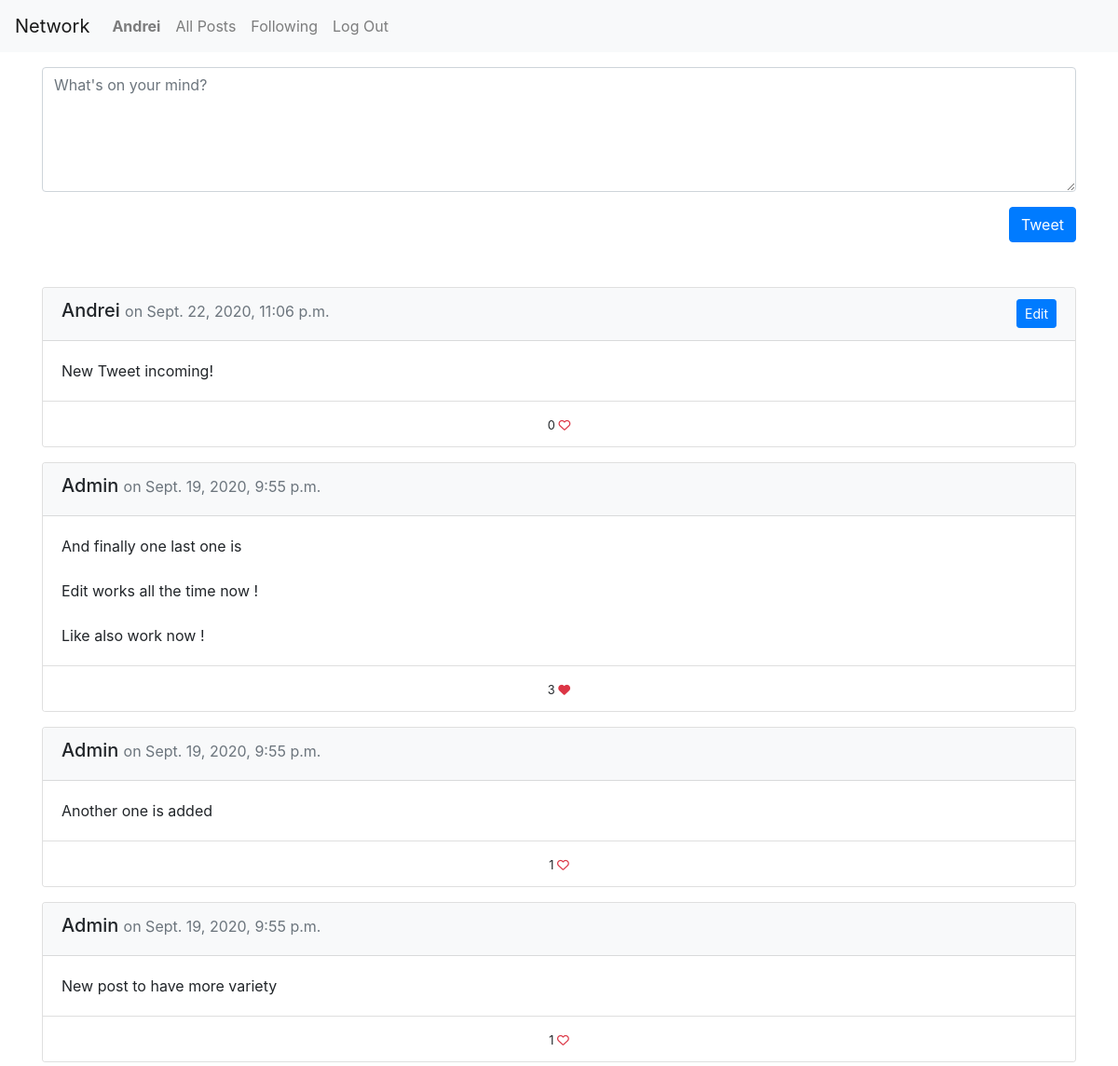
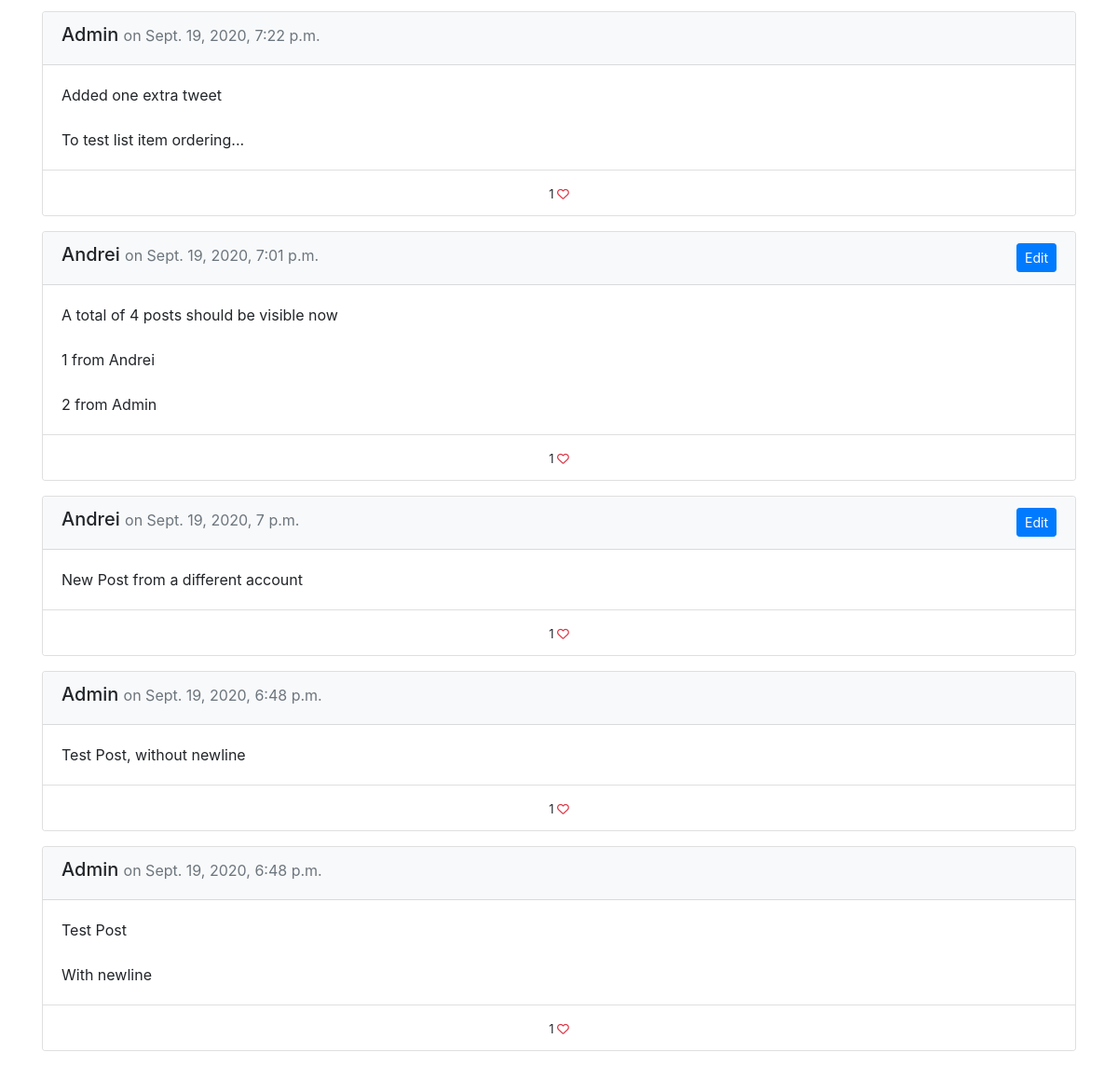
The app's page / (signed in) with its own data (2 pictures, top to bottom).
### network/models.py (models this page shows, shortened)
class User(AbstractUser):
    likes = models.ManyToManyField("Post", blank=True,
            related_name="likes")
    follows = models.ManyToManyField("self", blank=True, symmetrical=False,
              related_name="followers", default=0)
    def __str__(self):
        return f"{self.username}"

class Post(models.Model):
    creator = models.ForeignKey(User, related_name="posts",
                on_delete=models.CASCADE)
    timestamp = models.DateTimeField(auto_now_add=True)
    content = models.CharField(max_length=10000)

### network/views.py (the view)
# urls.py: path("", views.index, name="index"),
def index(request):
    if request.method == "POST":
        newPost = Post(creator=request.user,content=request.POST["content"])
        newPost.save()
    content = getPaginator(request, Post.objects.order_by("-timestamp"))
    return render(request, "network/index.html", content)

### network/utils.py (called while the page is built)
def getPaginator(request, data):
    p = Paginator(data, 10)
    page_number = request.GET.get("page", 1)
    page = p.get_page(page_number)
    if page.has_previous():
        previousURL = f"?page={page.previous_page_number()}"
    else:
        previousURL = ''
    if page.has_next():
        nextURL = f"?page={page.next_page_number()}"
    else:
        nextURL = ''
    content = {"page": page, "previousURL": previousURL, "nextURL": nextURL}
    return content

### network/templates/network/index.html (shortened to what this page needs)
{% extends "network/layout.html" %}
{% load static %}
{% block body %}
<div class="container mt-3 mb-5">
    <form method="POST">
        <div class="form-group">
            <textarea class="form-control" name="content" rows="5" placeholder="What's on your mind?"></textarea>
        </div>
        <div class="text-right">
            <button type="submit" class="btn btn-primary ">Tweet</button>
        </div>
    </form>
</div>
<div class="container d-block mt-3">
    {% for post in page.object_list %}
    <div class="card my-3">
        <div class="card-header bg-light">
            <h5>{{ post.creator }}
                <small class="text-muted"> on {{ post.timestamp }}</small>
                {% if post.creator == user %}
                    <button type="submit" id="edit" class="btn btn-primary btn-sm float-right">Edit</button>
                {% endif %}
            </h5>
        </div>
        <div class="card-body">
            <p class="card-text content">{{ post.content }}</p>
          </div>
        <div class="card-footer bg-white text-center">
            <small>
                <span id="num_likes">{{ post.likes.all | length }}</span>
                {% if user in post.likes.all %}
                    <button id="likeBtn" class="bg-transparent border-0 p-0 m-0"><i class="fa fa-heart text-danger"></i></button>
                {% else %}
                    <button id="likeBtn" class="bg-transparent border-0 p-0 m-0"><i class="far fa-heart text-danger"></i></button>
                {% endif %}
            </small>
        </div>
      </div>
    {% endfor %}
</div>
{% endblock %}

### network/templates/network/layout.html (shortened to what this page needs)
{% load static %}
<!DOCTYPE html>
<html lang="en">
    <head>
        <link rel="stylesheet" href="https://stackpath.bootstrapcdn.com/bootstrap/4.4.1/css/bootstrap.min.css">
        <link href="{% static 'network/styles.css' %}" rel="stylesheet">
    </head>
    <body>
        <nav class="navbar navbar-expand-lg navbar-light bg-light">
            <a class="navbar-brand" href="#">Network</a>
            <div>
              <ul class="navbar-nav mr-auto">
                {% if user.is_authenticated %}
                    <li class="nav-item">
                        <a class="nav-link" href="{% url 'profile' user.username %}"><strong>{{ user.username }}</strong></a>
                    </li>
                {% endif %}
                <li class="nav-item">
                  <a class="nav-link" href="{% url 'index' %}">All Posts</a>
                </li>
                {% if user.is_authenticated %}
                    <li class="nav-item">
                        <a class="nav-link" href="{% url 'following' %}">Following</a>
                    </li>
                    <li class="nav-item">
                        <a class="nav-link" href="{% url 'logout' %}">Log Out</a>
                    </li>
                {% endif %}
              </ul>
            </div>
          </nav>
        <div class="body">
            {% block body %}
            {% endblock %}
        </div>
    </body>
</html>

### network/static/network/styles.css (style rules this page uses)
.content { white-space: pre-line; }

### records on screen
User: username "Andrei"
Post: creator "Andrei", timestamp "Sept. 22, 2020, 11:06 p.m.", content "New Tweet incoming!", likes.all|length "0"
Post: creator "Admin", timestamp "Sept. 19, 2020, 9:55 p.m.", content "And finally one last one is Edit works all the time now ! Like also work now !", likes.all|length "3"
Post: creator "Admin", timestamp "Sept. 19, 2020, 9:55 p.m.", content "Another one is added", likes.all|length "1"
Post: creator "Admin", timestamp "Sept. 19, 2020, 9:55 p.m.", content "New post to have more variety", likes.all|length "1"
Post: creator "Admin", timestamp "Sept. 19, 2020, 7:22 p.m.", content "Added one extra tweet To test list item ordering...", likes.all|length "1"
Post: creator "Andrei", timestamp "Sept. 19, 2020, 7:01 p.m.", content "A total of 4 posts should be visible now 1 from Andrei 2 from Admin", likes.all|length "1"
Post: creator "Andrei", timestamp "Sept. 19, 2020, 7 p.m.", content "New Post from a different account", likes.all|length "1"
Post: creator "Admin", timestamp "Sept. 19, 2020, 6:48 p.m.", content "Test Post, without newline", likes.all|length "1"
Post: creator "Admin", timestamp "Sept. 19, 2020, 6:48 p.m.", content "Test Post With newline", likes.all|length "1"
